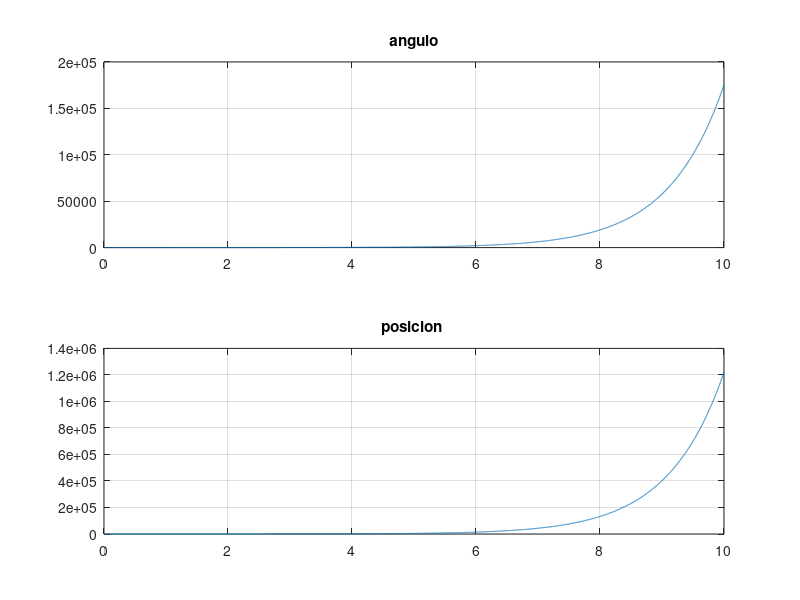

Here is the MATLAB script that generated this plot:
function pid()
to=0; 
tf=10; 
T=0.001;
t=to:T:tf;
%% CONDICIONES INICIALES
y0 = [pi 0.5 0 0];
% parameters
m=0.1;
M=2;
g=9.81;
l=1;
%% CONTROLADORES PID
% ANGULO
ref_theta=0;
kp_theta=10;
kd_theta=10;
ki_theta=0;
err_pas_theta=0;
integral_theta=0;
%% POSICION
ref_pos=5;
kp_pos=0;
kd_pos=0;
ki_pos=0;
err_pas_pos=0;
integral_pos=0;
[t,ydot] = ode45(@(t,y)lineal(t,y),t,y0);
figure
subplot(2,1,1)
plot(t,ydot(:,1))
title('angulo')
grid
subplot(2,1,2)
plot(t,ydot(:,3))
title('posicion ')
grid
function u=fuerza(t,y)
salida_pos=y(3);
err_pos=ref_pos-salida_pos;
proporcional=err_pos;
integral_pos=integral_pos+(T/2)*(err_pos+err_pas_pos);
derivativo=(err_pos-err_pas_pos)/T;
pid_pos= kp_pos*proporcional +ki_pos*integral_pos ...
+kd_pos*derivativo;
err_pas_pos=err_pos;
variacion_theta=pid_pos;
salida_theta=y(1);
err_theta=ref_theta-salida_theta+variacion_theta;
proporcional=err_theta;
integral_theta=integral_theta+(T/2)*(err_theta+err_pas_theta);
derivativo=(err_theta-err_pas_theta)/T;
pid_theta= kp_theta*proporcional +ki_theta*integral_theta ...
+kd_theta*derivativo;
err_pas_theta=err_theta;
u=-pid_theta;
end
% PENDULO INVERTIDO LINEALIZADO
function [ydot]= lineal(t,y)
u=fuerza(t,y);
ydot=[y(2);
g*(M+m)/(M*l)*y(1)-1/(M*l)*u;
y(4);
-g*m/M*y(1)+u/M];
end
end